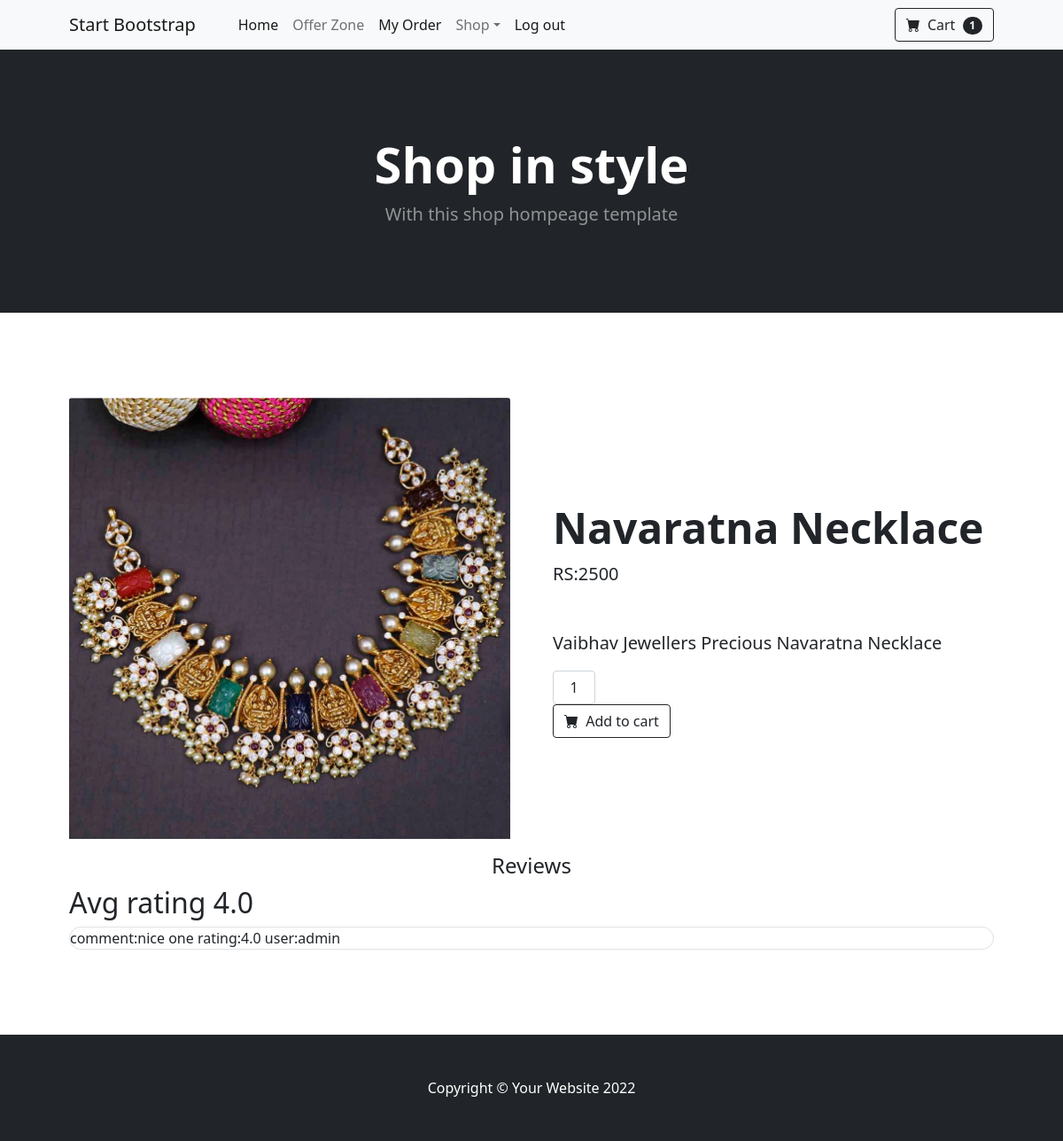
/products/8 (signed in), run on the app's committed database.
### store/models.py (models this page shows, shortened)
class Products(models.Model):
    product_name=models.CharField(max_length=200)
    category=models.ForeignKey(Category,on_delete=models.CASCADE)
    description=models.CharField(max_length=200)
    price=models.PositiveIntegerField()
    is_active=models.BooleanField(default=True)
    image=models.ImageField(upload_to="images",null=True,blank=True)
    @property
    def reviews(self):
        qs=Reviews.objects.filter(product=self)
        return qs
    @property
    def avg_rating(self):
        qs=self.reviews
        if qs:
            total=sum([r.rating for r in qs])
            return total/len(qs)

class Reviews(models.Model):
    user=models.ForeignKey(User,on_delete=models.CASCADE)
    product=models.ForeignKey(Products,on_delete=models.CASCADE)
    comment=models.CharField(max_length=240)
    rating=models.FloatField(validators=[MinValueValidator(1),MaxValueValidator(5)])

### customer/views.py (the view)
# urls.py: path("products/<int:id>",views.ProductDetailView.as_view(),name="product-detail"),
@method_decorator(signin_required,name="dispatch")
class ProductDetailView(View):
    def get(self,request,*args,**kwargs):
        id=kwargs.get("id")
        qs=Products.objects.get(id=id)
        return render(request,"product-detail.html",{"product":qs})

### customer/context_processors.py (called while the page is built)
def cart_count(request):
    if request.user.is_authenticated:
        cnt=Carts.objects.filter(user=request.user,status="in-cart").count()
    else:
        cnt=0
    return {"count":cnt}

### customer/views.py (called while the page is built)
def signin_required(fn):
    def wrapper(request,*args,**kwrags):
        if not request.user.is_authenticated:
            messages.error(request,"invalid session")
            return redirect("signin")
        else:
            return fn(request,*args,**kwrags)
    return wrapper

### customer/templates/product-detail.html (shortened to what this page needs)
{%extends 'base.html' %}
{%block body%}
<section class="py-5">
    <div class="container px-4 px-lg-5 my-5">
        <div class="row gx-4 gx-lg-5 align-items-center">
            <div class="col-md-6">
                {%if product.image%}
                <img class="card-img-top mb-5 mb-md-0" src="{{product.image.url}} " alt="..." />
                {%else%}
                <img class="card-img-top mb-5 mb-md-0" src="https://dummyimage.com/600x700/dee2e6/6c757d.jpg" alt="..." />
                {%endif%}
            </div>
            <div class="col-md-6">
                <h1 class="display-5 fw-bolder">{{product.product_name}} </h1>
                <div class="fs-5 mb-5">
                    <span>RS:{{product.price}} </span>
                </div>
                <p class="lead">{{product.description}} </p>
                <div class="d-flex">
                    <form action="{%url 'cart-add' product.id %} " method="post">
                        <input class="form-control text-center me-3" id="inputQuantity" type="num" value="1" style="max-width: 3rem" name="qty" />
                        <button class="btn btn-outline-dark flex-shrink-0" type="submit">
                            <i class="bi-cart-fill me-1"></i>
                            Add to cart
                        </button>
                    </form>
                </div>
            </div>
        </div>
        <h4 class="text-center mt-3">Reviews</h4>
        <div><h2>Avg rating {{product.avg_rating}} </h2></div>
        {%for r in product.reviews%}
            <div class="border rounded-pill">
                comment:{{r.comment}}
                rating:{{r.rating}}
                user:{{r.user}}
            </div>
        {%endfor%}
    </div>
</section>
{%endblock%}

### data on the page
Products: image (picture), product_name "Navaratna Necklace", price "2500", description "Vaibhav Jewellers Precious Navaratna Necklace", avg_rating "4.0"
Reviews: comment "nice one", rating "4.0", user "admin"

### other printed values
{{ count }} "1"
